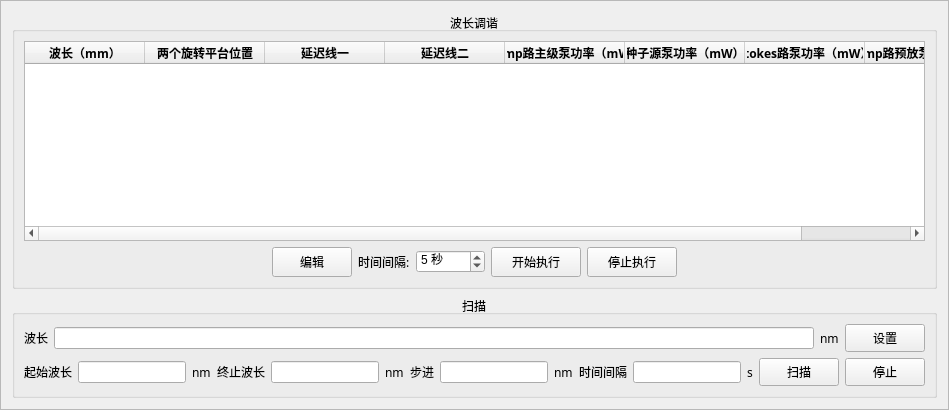
              <widget class="QFrame" name="frameStagePresetPanel">
               <property name="frameShape">
                <enum>QFrame::Shape::StyledPanel</enum>
               </property>
               <property name="frameShadow">
                <enum>QFrame::Shadow::Raised</enum>
               </property>
               <layout class="QVBoxLayout" name="verticalLayout_3">
                <item>
                 <widget class="QGroupBox" name="groupBoxWavelengthTuning">
                  <property name="title">
                   <string>波长调谐</string>
                  </property>
                  <property name="alignment">
                   <set>Qt::AlignmentFlag::AlignCenter</set>
                  </property>
                  <layout class="QVBoxLayout" name="verticalLayout_WavelengthTuning">
                   <item>
                    <widget class="QTableWidget" name="tableWidgetWavelengthTuningStage">
                     <property name="minimumSize">
                      <size>
                       <width>0</width>
                       <height>200</height>
                      </size>
                     </property>
                     <property name="font">
                      <font>
                       <family>微软雅黑</family>
                       <pointsize>9</pointsize>
                       <bold>true</bold>
                      </font>
                     </property>
                     <property name="editTriggers">
                      <set>QAbstractItemView::EditTrigger::AllEditTriggers</set>
                     </property>
                     <property name="alternatingRowColors">
                      <bool>true</bool>
                     </property>
                     <property name="columnCount">
                      <number>8</number>
                     </property>
                     <attribute name="horizontalHeaderDefaultSectionSize">
                      <number>120</number>
                     </attribute>
                     <column>
                      <property name="text">
                       <string>波长（mm）</string>
                      </property>
                     </column>
                     <column>
                      <property name="text">
                       <string>两个旋转平台位置</string>
                      </property>
                     </column>
                     <column>
                      <property name="text">
                       <string>延迟线一</string>
                      </property>
                     </column>
                     <column>
                      <property name="text">
                       <string>延迟线二</string>
                      </property>
                     </column>
                     <column>
                      <property name="text">
                       <string>pump路主级泵功率（mW）</string>
                      </property>
                     </column>
                     <column>
                      <property name="text">
                       <string>种子源泵功率（mW）</string>
                      </property>
                     </column>
                     <column>
                      <property name="text">
                       <string>Stokes路泵功率（mW）</string>
                      </property>
                     </column>
                     <column>
                      <property name="text">
                       <string>pump路预放泵功率（mW）</string>
                      </property>
                     </column>
                    </widget>
                   </item>
                   <item>
                    <layout class="QHBoxLayout" name="horizontalLayout_WavelengthTuningButtons">
                     <item>
                      <spacer name="horizontalSpacerWavelengthTuningLeft">
                       <property name="orientation">
                        <enum>Qt::Orientation::Horizontal</enum>
                       </property>
                       <property name="sizeHint" stdset="0">
                        <size>
                         <width>40</width>
                         <height>20</height>
                        </size>
                       </property>
                      </spacer>
                     </item>
                     <item alignment="Qt::AlignmentFlag::AlignRight">
                      <widget class="QPushButton" name="btnEditWavelengthTuningStage">
                       <property name="minimumSize">
                        <size>
                         <width>80</width>
                         <height>30</height>
                        </size>
                       </property>
                       <property name="font">
                        <font>
                         <family>微软雅黑</family>
                         <bold>false</bold>
                        </font>
                       </property>
                       <property name="text">
                        <string>编辑</string>
                       </property>
                      </widget>
                     </item>
                     <item>
                      <widget class="QLabel" name="labelStageTimeInterval">
                       <property name="font">
                        <font>
                         <family>微软雅黑</family>
                         <bold>false</bold>
                        </font>
                       </property>
                       <property name="text">
                        <string>时间间隔:</string>
                       </property>
                      </widget>
                     </item>
                     <item>
                      <widget class="QSpinBox" name="spinBoxStageTimeInterval">
                       <property name="suffix">
                        <string> 秒</string>
                       </property>
                       <property name="minimum">
                        <number>1</number>
                       </property>
                       <property name="maximum">
                        <number>9999</number>
                       </property>
                       <property name="value">
                        <number>5</number>
                       </property>
                      </widget>
                     </item>
                     <item>
                      <widget class="QPushButton" name="btnStartPowerExecutionStage">
                       <property name="minimumSize">
                        <size>
                         <width>90</width>
                         <height>30</height>
                        </size>
                       </property>
                       <property name="font">
                        <font>
                         <family>微软雅黑</family>
                         <bold>false</bold>
                        </font>
                       </property>
                       <property name="text">
                        <string>开始执行</string>
                       </property>
                      </widget>
                     </item>
                     <item>
                      <widget class="QPushButton" name="btnStopPowerExecutionStage">
                       <property name="minimumSize">
                        <size>
                         <width>90</width>
                         <height>30</height>
                        </size>
                       </property>
                       <property name="font">
                        <font>
                         <family>微软雅黑</family>
                         <bold>false</bold>
                        </font>
                       </property>
                       <property name="text">
                        <string>停止执行</string>
                       </property>
                      </widget>
                     </item>
                     <item>
                      <spacer name="horizontalSpacerWavelengthTuningRight">
                       <property name="orientation">
                        <enum>Qt::Orientation::Horizontal</enum>
                       </property>
                       <property name="sizeHint" stdset="0">
                        <size>
                         <width>20</width>
                         <height>20</height>
                        </size>
                       </property>
                      </spacer>
                     </item>
                    </layout>
                   </item>
                  </layout>
                 </widget>
                </item>
                <item>
                 <widget class="QGroupBox" name="groupBoxStageScan">
                  <property name="title">
                   <string>扫描</string>
                  </property>
                  <property name="alignment">
                   <set>Qt::AlignmentFlag::AlignCenter</set>
                  </property>
                  <layout class="QVBoxLayout" name="verticalLayoutStageScan">
                   <item>
                    <layout class="QHBoxLayout" name="horizontalLayoutStageScanSet">
                     <item alignment="Qt::AlignmentFlag::AlignHCenter">
                      <widget class="QLabel" name="labelStageScanWavelength">
                       <property name="font">
                        <font>
                         <family>微软雅黑</family>
                         <bold>false</bold>
                        </font>
                       </property>
                       <property name="text">
                        <string>波长</string>
                       </property>
                      </widget>
                     </item>
                     <item>
                      <widget class="QLineEdit" name="lineEditStageScanWavelength"/>
                     </item>
                     <item alignment="Qt::AlignmentFlag::AlignHCenter">
                      <widget class="QLabel" name="labelStageScanWavelengthUnit">
                       <property name="font">
                        <font>
                         <family>微软雅黑</family>
                         <bold>false</bold>
                        </font>
                       </property>
                       <property name="text">
                        <string>nm</string>
                       </property>
                      </widget>
                     </item>
                     <item alignment="Qt::AlignmentFlag::AlignHCenter">
                      <widget class="QPushButton" name="btnStageScanSetWavelength">
                       <property name="minimumSize">
                        <size>
                         <width>80</width>
                         <height>28</height>
                        </size>
                       </property>
                       <property name="font">
                        <font>
                         <family>微软雅黑</family>
                         <bold>false</bold>
                        </font>
                       </property>
                       <property name="text">
                        <string>设置</string>
                       </property>
                      </widget>
                     </item>
                    </layout>
                   </item>
                   <item>
                    <layout class="QHBoxLayout" name="horizontalLayoutStageScanRange">
                     <item alignment="Qt::AlignmentFlag::AlignHCenter">
                      <widget class="QLabel" name="labelStageScanStart">
                       <property name="font">
                        <font>
                         <family>微软雅黑</family>
                         <bold>false</bold>
                        </font>
                       </property>
                       <property name="text">
                        <string>起始波长</string>
                       </property>
                      </widget>
                     </item>
                     <item>
                      <widget class="QLineEdit" name="lineEditStageScanStart"/>
                     </item>
                     <item alignment="Qt::AlignmentFlag::AlignHCenter">
                      <widget class="QLabel" name="labelStageScanStartUnit">
                       <property name="font">
                        <font>
                         <family>微软雅黑</family>
                         <bold>false</bold>
                        </font>
                       </property>
                       <property name="text">
                        <string>nm</string>
                       </property>
                      </widget>
                     </item>
                     <item alignment="Qt::AlignmentFlag::AlignHCenter">
                      <widget class="QLabel" name="labelStageScanEnd">
                       <property name="font">
                        <font>
                         <family>微软雅黑</family>
                         <bold>false</bold>
                        </font>
                       </property>
                       <property name="text">
                        <string>终止波长</string>
                       </property>
                      </widget>
                     </item>
                     <item>
                      <widget class="QLineEdit" name="lineEditStageScanEnd"/>
                     </item>
                     <item alignment="Qt::AlignmentFlag::AlignHCenter">
                      <widget class="QLabel" name="labelStageScanEndUnit">
                       <property name="font">
                        <font>
                         <family>微软雅黑</family>
                         <bold>false</bold>
                        </font>
                       </property>
                       <property name="text">
                        <string>nm</string>
                       </property>
                      </widget>
                     </item>
                     <item alignment="Qt::AlignmentFlag::AlignHCenter">
                      <widget class="QLabel" name="labelStageScanStep">
                       <property name="font">
                        <font>
                         <family>微软雅黑</family>
                         <bold>false</bold>
                        </font>
                       </property>
                       <property name="text">
                        <string>步进</string>
                       </property>
                      </widget>
                     </item>
                     <item>
                      <widget class="QLineEdit" name="lineEditStageScanStep"/>
                     </item>
                     <item alignment="Qt::AlignmentFlag::AlignHCenter">
                      <widget class="QLabel" name="labelStageScanStepUnit">
                       <property name="font">
                        <font>
                         <family>微软雅黑</family>
                         <bold>false</bold>
                        </font>
                       </property>
                       <property name="text">
                        <string>nm</string>
                       </property>
                      </widget>
                     </item>
                     <item alignment="Qt::AlignmentFlag::AlignHCenter">
                      <widget class="QLabel" name="labelStageScanInterval">
                       <property name="font">
                        <font>
                         <family>微软雅黑</family>
                         <bold>false</bold>
                        </font>
                       </property>
                       <property name="text">
                        <string>时间间隔</string>
                       </property>
                      </widget>
                     </item>
                     <item>
                      <widget class="QLineEdit" name="lineEditStageScanInterval"/>
                     </item>
                     <item alignment="Qt::AlignmentFlag::AlignHCenter">
                      <widget class="QLabel" name="labelStageScanIntervalUnit">
                       <property name="font">
                        <font>
                         <family>微软雅黑</family>
                         <bold>false</bold>
                        </font>
                       </property>
                       <property name="text">
                        <string>s</string>
                       </property>
                      </widget>
                     </item>
                     <item alignment="Qt::AlignmentFlag::AlignHCenter">
                      <widget class="QPushButton" name="btnStageScanStart">
                       <property name="minimumSize">
                        <size>
                         <width>80</width>
                         <height>28</height>
                        </size>
                       </property>
                       <property name="font">
                        <font>
                         <family>微软雅黑</family>
                         <bold>false</bold>
                        </font>
                       </property>
                       <property name="text">
                        <string>扫描</string>
                       </property>
                      </widget>
                     </item>
                     <item alignment="Qt::AlignmentFlag::AlignHCenter">
                      <widget class="QPushButton" name="btnStageScanStop">
                       <property name="minimumSize">
                        <size>
                         <width>80</width>
                         <height>28</height>
                        </size>
                       </property>
                       <property name="font">
                        <font>
                         <family>微软雅黑</family>
                         <bold>false</bold>
                        </font>
                       </property>
                       <property name="text">
                        <string>停止</string>
                       </property>
                      </widget>
                     </item>
                    </layout>
                   </item>
                  </layout>
                 </widget>
                </item>
               </layout>
              </widget>
